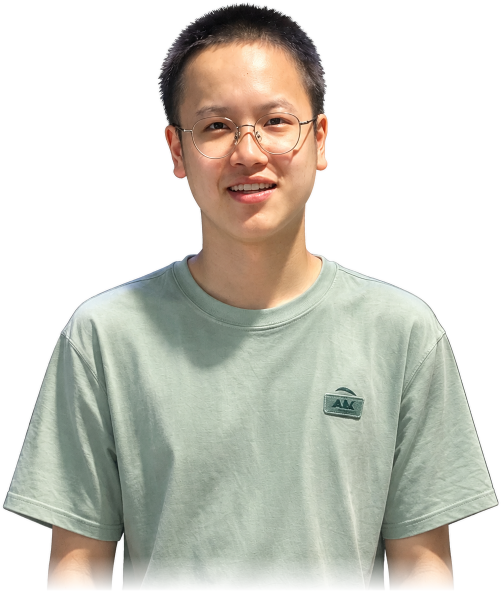
#> input picture image/郑迪隆.png, 1003 x 1183 px (shown at 1/2 size)
$ python make_photo_sprite.py '../image/郑迪隆.png' out.png
#> lines starting #> are read from the running program, lines starting #| are printed output that depends on the picture; after the words box and inside, x2 and y2 are one past the last pixel; in counts of white or black regions, pixels touching at a corner belong together
#> in make_sprite, src is the input picture: PIL image 1003x1183 RGBA; mean R, G, B, A 96.2, 94.9, 85.2, 138.3
#> in make_sprite, `flat = Image.new("RGBA", src.size, (255, 255, 255, 255))`: flat: PIL image 1003x1183 RGBA; every value is 255
#!/usr/bin/env python3
# -*- coding: utf-8 -*-
"""把一张"白底人像照片"做成桌宠立绘（透明背景 PNG）。

用法：
    python tools/make_photo_sprite.py 照片.png image/郑迪隆.png
    python tools/make_photo_sprite.py 照片.png image/郑迪隆.png --bottom 0.94

干的事：
  1. 从四边往里"泛洪"，把和边缘连通的近白像素判成背景（人物身上的白不误伤）；
  2. 按边缘羽化 alpha，再按 alpha 反解出原色（去掉白边，不然缩放后会有一圈白描边）；
  3. 裁到人物内容框，底部留一点点渐变（照片是半身，避免一刀切的硬边）；
  4. 存成 RGBA PNG —— 桌宠会自己识别透明通道。

只依赖 Pillow + numpy（打包环境里都有）。
"""
import argparse
import os
import sys

import numpy as np
from PIL import Image, ImageFilter

WHITE = 246          # 近白判定：三通道都 >= 这个值才算背景
FEATHER = 1.2        # alpha 羽化半径（px）


def background_mask(rgb):
    """从四边泛洪：返回 bool 数组，True = 背景。"""
    arr = np.asarray(rgb, dtype=np.uint8).astype(np.int16)
    near_white = (arr >= WHITE).all(axis=2)
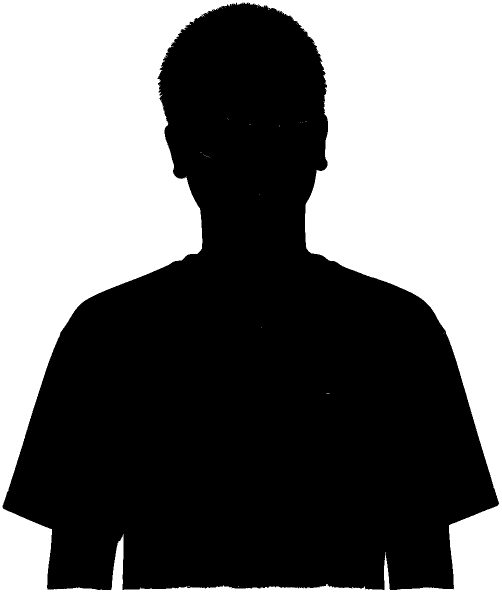
#> near_white: shape (1183, 1003) bool (shown at 1/2 size); 43.9% white; 39 white regions (38 under 20 px), largest, box (x1, y1, x2, y2) and area: (0, 0, 1003, 1183) 520583
    h, w = near_white.shape
#> h = 1183; w = 1003

    bg = np.zeros((h, w), dtype=bool)
    bg[0, :] = near_white[0, :]
#> bg: shape (1183, 1003) bool; 0.08% white in thin lines or dots, all inside (x1, y1, x2, y2) = (0, 0, 1003, 1)
    bg[-1, :] = near_white[-1, :]
    bg[:, 0] = near_white[:, 0]
    bg[:, -1] = near_white[:, -1]
#> bg: shape (1183, 1003) bool; 0.37% white in thin lines or dots

    while True:
        grown = bg.copy()
        grown[1:, :] |= bg[:-1, :]
        grown[:-1, :] |= bg[1:, :]
        grown[:, 1:] |= bg[:, :-1]
        grown[:, :-1] |= bg[:, 1:]
        grown &= near_white
        if (grown == bg).all():
            return bg
        bg = grown
#> this loop made 405 passes
#> pass 1, in background_mask, `grown &= near_white`:
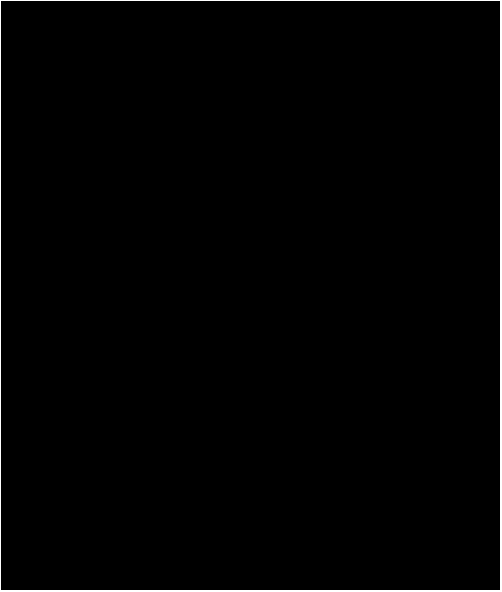
#> grown: shape (1183, 1003) bool (shown at 1/2 size); 0.74% white; 1 white region, box (x1, y1, x2, y2) and area: (0, 0, 1003, 1183) 8728
#> after the loop: grown: shape (1183, 1003) bool; 43.9% white; 1 white region, box (x1, y1, x2, y2) and area: (0, 0, 1003, 1183) 520549


def make_sprite(src_path, out_path, bottom_fade=0.94, pad=2):
    src = Image.open(src_path)
    if src.mode in ("RGBA", "LA", "P"):
        src = src.convert("RGBA")
        flat = Image.new("RGBA", src.size, (255, 255, 255, 255))
        flat.alpha_composite(src)
        src = flat
    rgb = src.convert("RGB")

    bg = background_mask(rgb)
    alpha = Image.fromarray(np.where(bg, 0, 255).astype(np.uint8), "L")
    # 先羽化再反解：摄影棚白底 + 羽化 = 一圈白边，必须把混进来的白除掉
    soft = alpha.filter(ImageFilter.GaussianBlur(FEATHER))
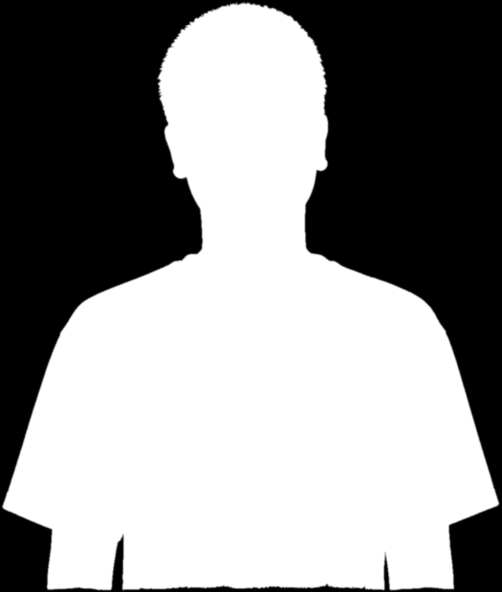
#> soft: PIL image 1003x1183 L (shown at 1/2 size); min 0, max 255, mean 143.1

    rgb_arr = np.asarray(rgb, dtype=np.float32)
    a = np.asarray(soft, dtype=np.float32)[..., None] / 255.0
    with np.errstate(divide="ignore", invalid="ignore"):
        un = (rgb_arr - (1.0 - a) * 255.0) / np.maximum(a, 1e-3)
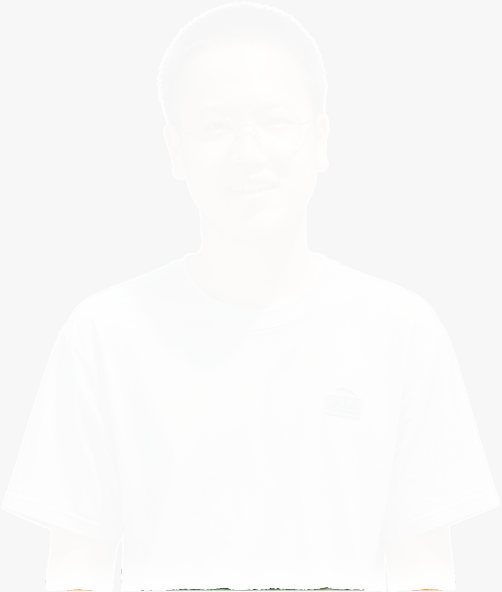
#> un: shape (1183, 1003, 3) float32 (shown at 1/2 size); mean R, G, B 94, 93, 82.8; drawn with min black and max white
    un = np.clip(un, 0, 255)
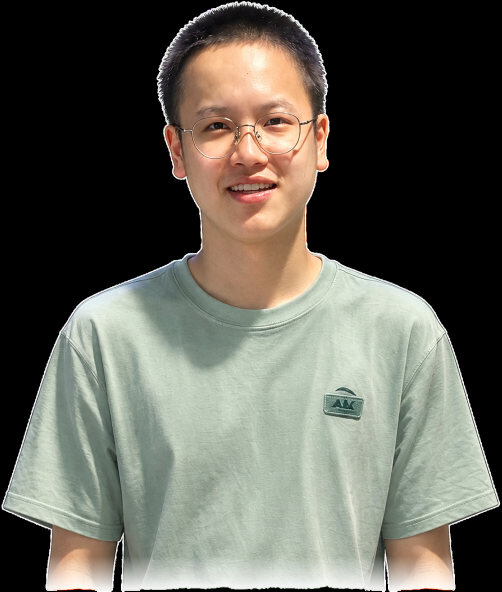
#> un: shape (1183, 1003, 3) float32 (shown at 1/2 size); mean R, G, B 97.7, 96.4, 87.2
    out_arr = np.dstack([un, np.asarray(soft, dtype=np.float32)])
    out = Image.fromarray(out_arr.astype(np.uint8), "RGBA")

    bbox = out.getbbox()
#> bbox = (2, 2, 1001, 1183)
    if bbox:
        out = out.crop(bbox)
#> out: PIL image 999x1181 RGBA
    w, h = out.size
#> w = 999; h = 1181
    if pad:
        canvas = Image.new("RGBA", (w + pad * 2, h + pad * 2), (0, 0, 0, 0))
#> canvas: PIL image 1003x1185 RGBA; every value is 0
        canvas.alpha_composite(out, (pad, pad))
        out = canvas
        w, h = out.size
#> w = 1003; h = 1185

    # 底部渐隐：照片是半身像，直接切断像被裁掉；渐变让它"淡出"在桌面上
    if 0 < bottom_fade < 1.0:
        fade_h = max(8, int(round(h * (1.0 - bottom_fade))))
#> fade_h = 71
        mask = out.getchannel("A").copy()
        px = mask.load()
        for y in range(h - fade_h, h):
            k = (h - y) / float(fade_h)
            for x in range(w):
                px[x, y] = int(px[x, y] * k)
        out.putalpha(mask)
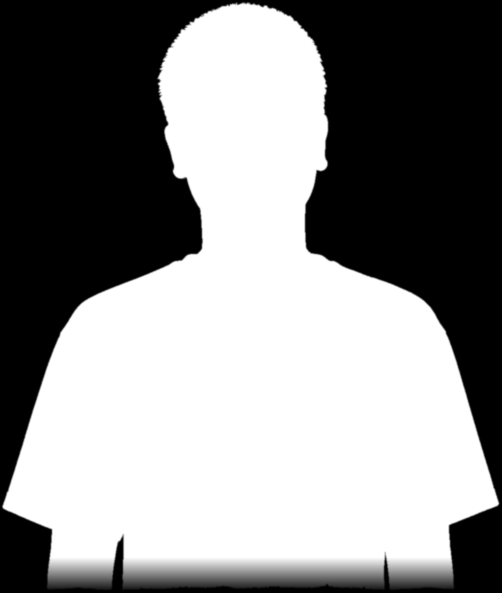
#> mask: PIL image 1003x1185 L (shown at 1/2 size); min 0, max 255, mean 138.3
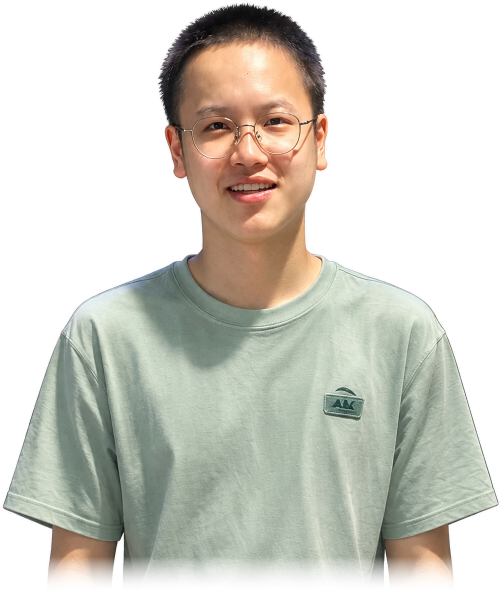
#> out: PIL image 1003x1185 RGBA (shown at 1/2 size); mean R, G, B, A 97.5, 96.3, 87.1, 138.3; transparent parts drawn white

    os.makedirs(os.path.dirname(os.path.abspath(out_path)) or ".", exist_ok=True)
    out.save(out_path, "PNG", optimize=True)
    return out.size


def main(argv=None):
    ap = argparse.ArgumentParser(description="白底人像 -> 桌宠立绘")
    ap.add_argument("src")
    ap.add_argument("out")
    ap.add_argument("--bottom", type=float, default=0.94,
                    help="从这个比例开始向下渐隐（0.94 = 底部 6%%）")
    args = ap.parse_args(argv)
    size = make_sprite(args.src, args.out, bottom_fade=args.bottom)
#> size = (1003, 1185)
    print("saved %s  %dx%d" % (args.out, size[0], size[1]))
#| saved out.png  1003x1185
    return 0


if __name__ == "__main__":
    sys.exit(main())
#> (the program exits here)

$ run again, with image/中性灰.png copied over image/郑迪隆.png
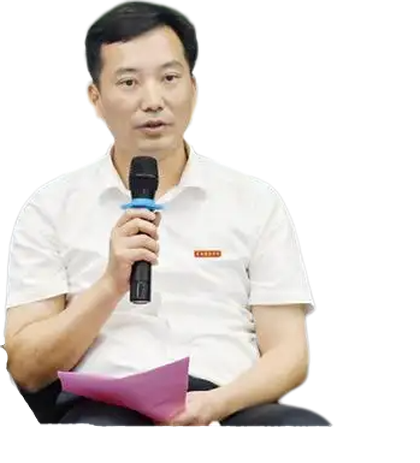
#> input picture image/中性灰.png, 420 x 463 px
#> in make_sprite, src is the input picture: PIL image 420x463 RGBA; mean R, G, B, A 90.1, 83.5, 79.4, 115
#> in background_mask, `near_white = (arr >= WHITE).all(axis=2)`:
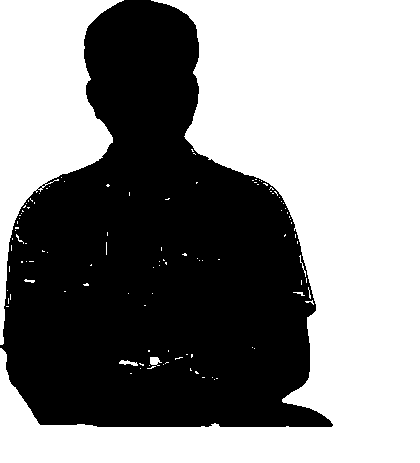
#> near_white: shape (463, 420) bool; 54% white; 1 black region, box (x1, y1, x2, y2) and area: (0, 0, 333, 427) 89373
#> alpha: PIL image 420x463 L; 46.3% white; 1 white region, box (x1, y1, x2, y2) and area: (0, 0, 333, 427) 90007
#> bbox = (0, 0, 336, 430)
#> in make_sprite, `out.putalpha(mask)`:
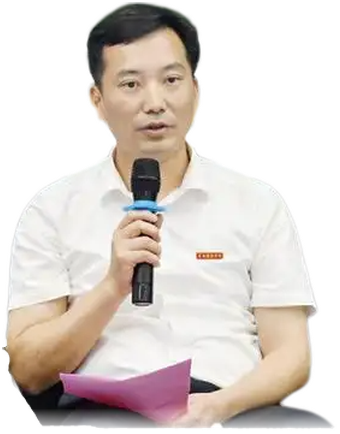
#> out: PIL image 340x434 RGBA; mean R, G, B, A 126.3, 117.7, 112.5, 151.6; transparent parts drawn white
#| saved out.png  340x434
